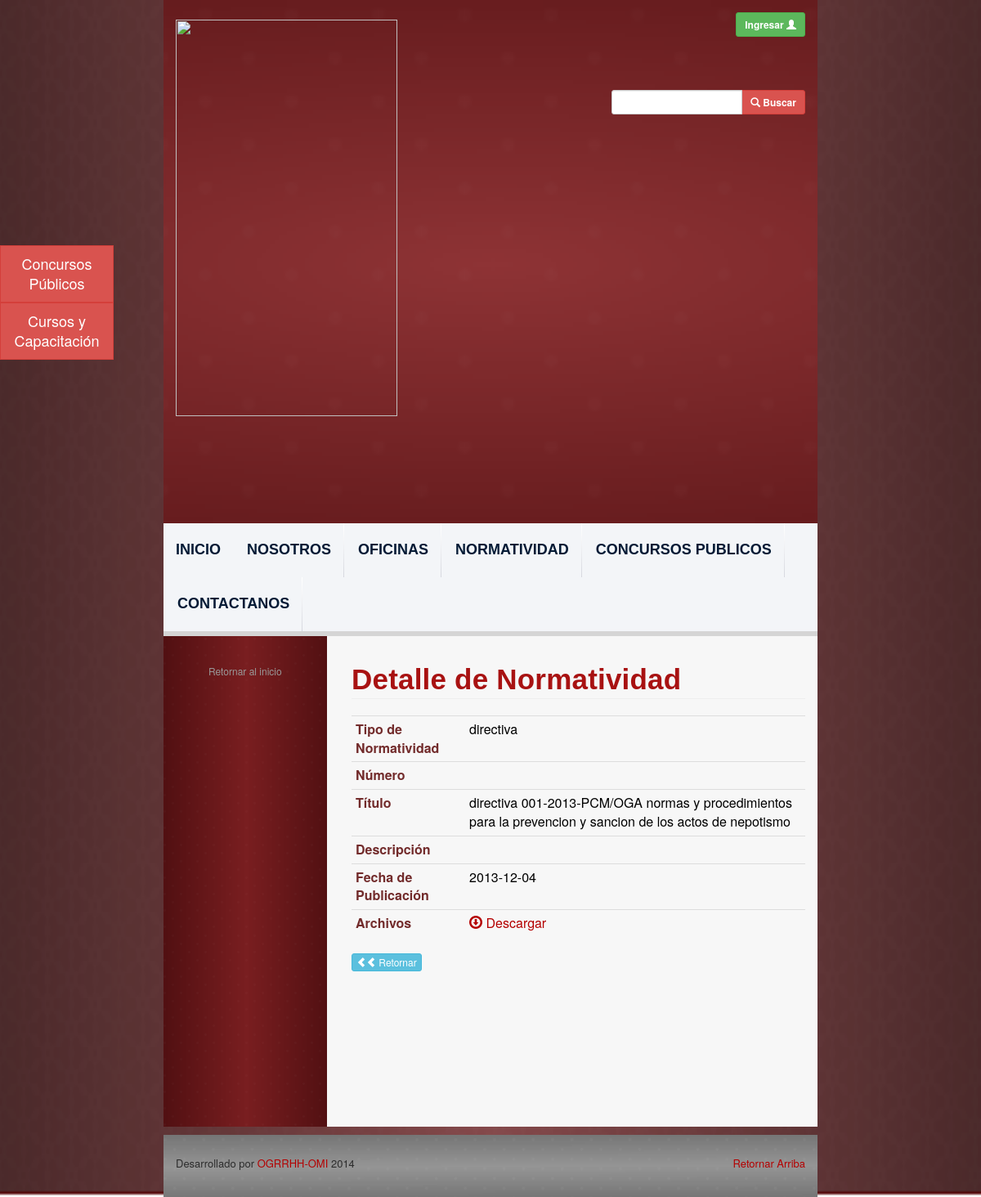
The page /view-legislation.php?id=60 on the database its author committed.
### tables this page shows
CREATE TABLE `legislations` (
  `id` int(11) NOT NULL AUTO_INCREMENT,
  `name` varchar(500) NOT NULL,
  `number` varchar(45) NOT NULL,
  `description` varchar(500) DEFAULT NULL,
  `publication_date` date NOT NULL,
  `file_path` varchar(500) NOT NULL,
  `user_id` int(11) NOT NULL,
  `legislation_type_id` int(11) NOT NULL,
  `office_id` int(11) NOT NULL,
  `update_date` date NOT NULL,
  PRIMARY KEY (`id`)
);

CREATE TABLE `legislation_types` (
  `id` int(11) NOT NULL AUTO_INCREMENT,
  `name` varchar(100) NOT NULL,
  PRIMARY KEY (`id`)
);

### php_files/ConnectionManager.php (called while the page is built, shortened)
<?php
class ConnectionManager{
	public $hostName = "localhost";
	public $userName = "root";
	public $password = "root";
	public $database = "ogrrhhwebsitedb";
	public $connection;
	public function createConnection(){
		$this->connection =  mysql_connect ( $this->hostName, $this->userName, $this->password );
	}
	public function selectDatabase(){
		return mysql_select_db ($this->database, $this->connection );
	}
	public function doQuery($query){
		$result = mysql_query ( $query, $this->connection );
		return $result;
	}
	public function closeConnection(){
		return mysql_close ($this->connection);
	}
}
?>

### php_files/LegislationDAO.php (called while the page is built, shortened)
<?php
include 'ConnectionManager.php';
class LegislationDAO {
	public function getById($id) {
		$query = 	"SELECT l.id, l.name, l.number, l.description, l.publication_date, l.file_path
					, l.user_id, l.legislation_type_id, l.office_id, l.update_date, lt.name as legislation_type_name
					FROM legislations l
					INNER JOIN legislation_types lt on l.legislation_type_id = lt.id
					WHERE l.id=".$id.";";
		$connectionManager = new ConnectionManager ();
		$result = $connectionManager->doQuery ( $query );
		return $result;
	}
}
?>

### view-legislation.php (the view, shortened to what this page needs)
<?php
include 'php_files/LegislationDAO.php';
$legislationId = $_GET ['id'];
$legislationDAO = new LegislationDAO ();
$queryResult = $legislationDAO->getById ( $legislationId );
?>
<html>
<?php include('webframes/resources.php');?>
<body class="body-style">
	<div class="container-fluid">
		<div class="row background-image-style">
			<div class="col-md-8">
			<?php include('webframes/header.php');?>
			<div id="content-div" class="row">
				<?php include('webframes/left-navbar.php');?>
					<div id="contentSection" class="col-md-9 text-content-style">
						<h1 id="universitary-legislation"
							class="font-style-medium-title-dark page-header ">Detalle de
							Normatividad</h1>
							<?php
							while ( $row = mysql_fetch_assoc ( $queryResult ) ) {
								print ("<table class='table table-condensed'>
								<tbody>
								<tr>
								<td><strong class='strong-ogrrhh'>Tipo de Normatividad</strong></td>
								<td>" . $row ['legislation_type_name'] . "</td>
								</tr>
								<tr>
								<tr>
								<td><strong class='strong-ogrrhh'>Número</strong></td>
								<td>" . $row ['number'] . "</td>
								</tr>
								<td><strong class='strong-ogrrhh'>Título</strong></td>
								<td>" . $row ['name'] . "</td>
								</tr>
								<tr>
								<td><strong class='strong-ogrrhh'>Descripción</strong></td>
								<td>" . $row ['description'] . "</td>
								</tr>
								<tr>
								<td><strong class='strong-ogrrhh'>Fecha de Publicación</strong></td>
								<td>" . $row ['publication_date'] . "</td>
								</tr>
								<tr>
								<td><strong class='strong-ogrrhh'>Archivos</strong></td>
								<td><a href='" . Constants::ogrrhhFTPUrl . $row ['file_path'] . "' target='_blank'><span class='glyphicon glyphicon-download'></span>
								Descargar</a></td>
								</tr>
								</tbody>
								</table>") ;
							}
							?>
							<button type="button" class="btn btn-info btn-xs"
							data-toggle="modal" onclick="backPage()">
							<span class="glyphicon glyphicon-chevron-left"></span><span
								class="glyphicon glyphicon-chevron-left" /></span> Retornar
							</button>
					</div>
				</div>
			<?php include('webframes/footer.php');?>
		</div>
		</div>
	</div>
</body>
</html>

### resources/css/carousel.css (style rules this page uses)
body { padding-bottom: 40px; color: #5a5a5a; }

### resources/css/ogrrhh-website.css (style rules this page uses)
.body-style { padding-bottom: 0px; color: black; }
.background-image-style { background: url('../pages-styles/website-background.fw.png') no-repeat; -webkit-background-size: cover; -moz-background-size: cover; -o-background-size: cover; background-size: 100% 100%; }
.font-style-medium-title-dark { font-family: "Lucida Grande", "Lucida Sans Unicode", "Lucida Sans", Geneva, Verdana, sans-serif; color: #A81212; font-size: 35; padding: 5; font-weight: bold; letter-spacing: 0.2px; line-height: 36pX; padding-left: 0px; }
.text-content-style { background-color: #F7F7F7; padding-left: 30px; padding-top: 15px; min-height: 600px; }
.strong-ogrrhh { color: rgb(114, 43, 43); }

### rows shown on the page
legislations: legislation_type.name "directiva", name "directiva 001-2013-PCM/OGA normas y procedimientos para la prevencion y sancion de los actos de nepotismo", publication_date "2013-12-04"
